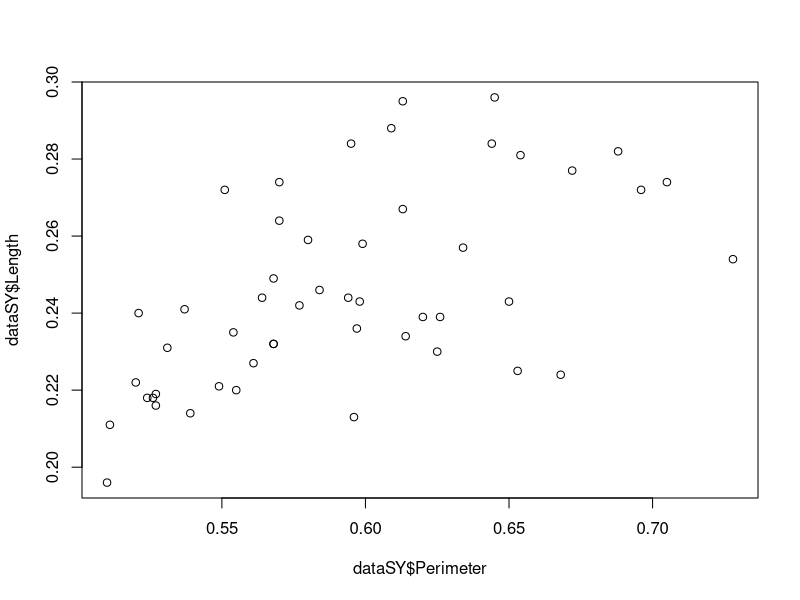
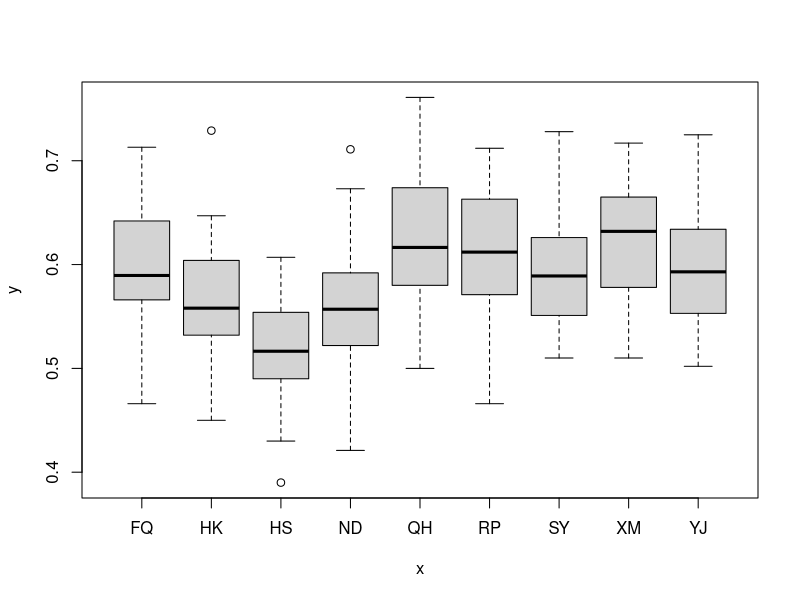
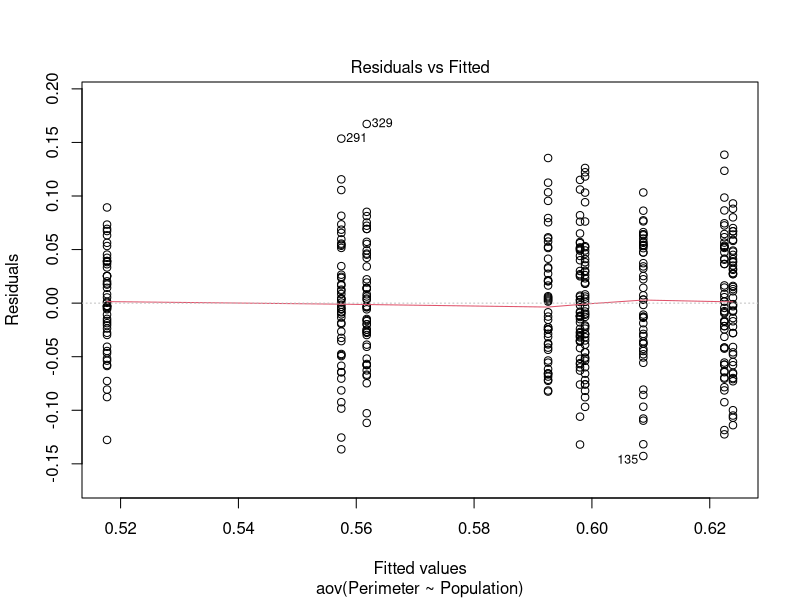
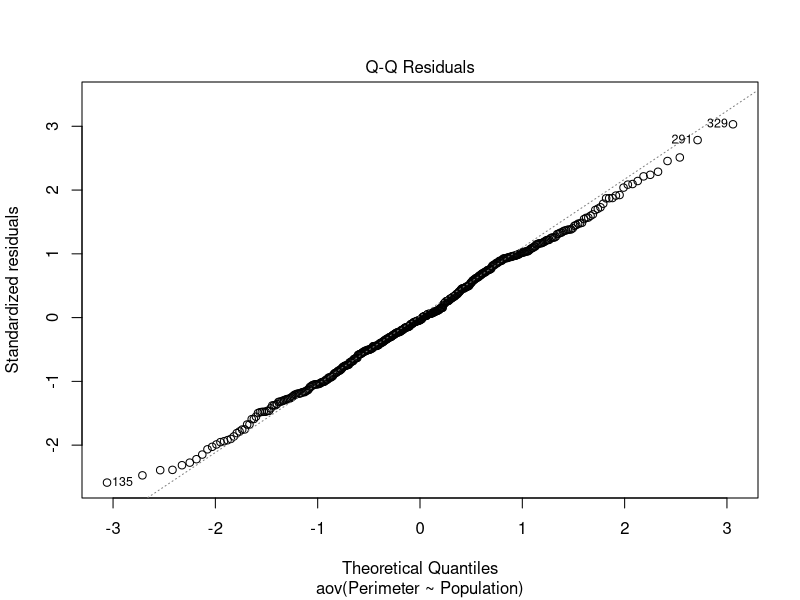
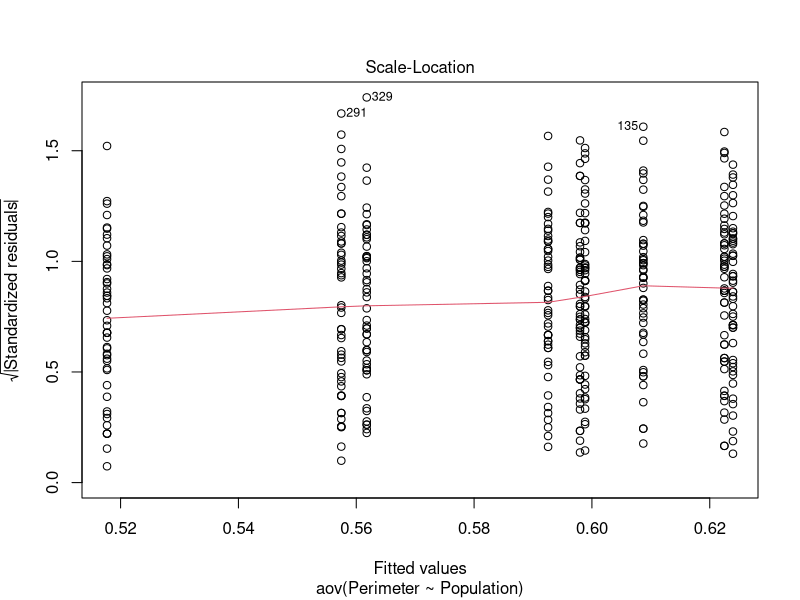
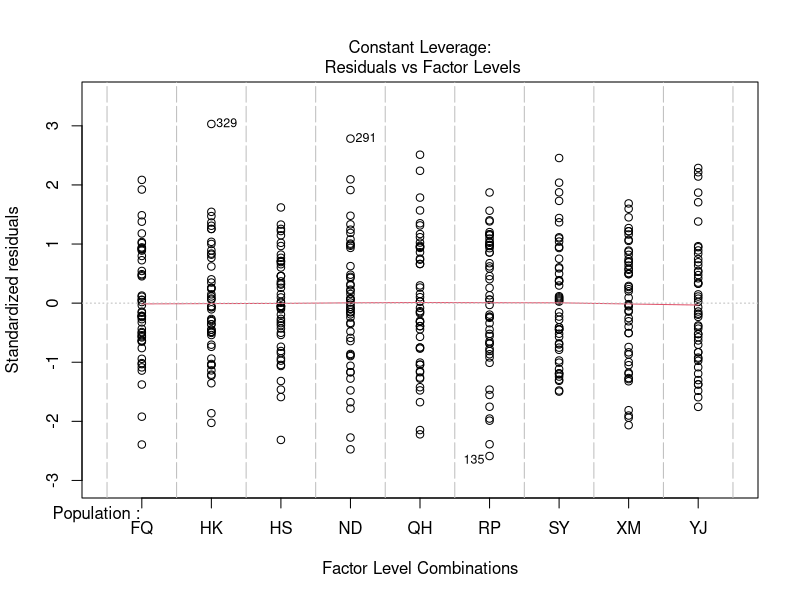

Source code (R) for these figures, in order:

# Installation of packages (if needed) ####

#install.packages("readxl")

# Activation of the packages ####

library("readxl")

# Set working directory ####

## Go to Menu Session / Set Working Directory / To Source File Location

# Load data ####

dataSY <- read_xlsx("data_seed.xlsx",sheet=1) # Sheet 1 is SY population
dataHS <- read_xlsx("data_seed.xlsx",sheet=2) # Sheet 2 is HS population
dataRP <- read_xlsx("data_seed.xlsx",sheet=3) # Sheet 3 is RP population
dataXM <- read_xlsx("data_seed.xlsx",sheet=4) # Sheet 4 is XM population
dataFQ <- read_xlsx("data_seed.xlsx",sheet=5) # Sheet 5 is FQ population
dataND <- read_xlsx("data_seed.xlsx",sheet=6) # Sheet 6 is ND population
dataHK <- read_xlsx("data_seed.xlsx",sheet=7) # Sheet 7 is HK population
dataYJ <- read_xlsx("data_seed.xlsx",sheet=8) # Sheet 8 is YJ population
dataQH <- read_xlsx("data_seed.xlsx",sheet=9) # Sheet 9 is QH population

# change the sheet number to open different populations

# plot

plot(x=dataSY$Perimeter,y=dataSY$Length)

# Correlation Analysis ####

# Correlation Coefficient
cor(dataSY$Perimeter,y=dataSY$Length) 

# Pearson Correlation Analysis

cor.test(dataSY$Perimeter,y=dataSY$Length) # Pearson

# Seed length and perimeter showed a positive correlation
# (Pearson Correlation, r = 0.57, df = 48, p < 0.001) for population SY.

# Anova ####

data <- rbind(dataSY,
              dataHS,
              dataRP,
              dataXM,
              dataFQ,
              dataND,
              dataHK,
              dataYJ,
              dataQH)

# plot
plot(x=factor(data$Population),y=data$Perimeter)

# analysis
result<-aov(data=data, Perimeter ~ Population)

anova(result)
summary(result)
TukeyHSD(result)

# test anova assumptions

plot(result) # hit return 4 times

# normality (gaussian distribution)

shapiro.test(result$residuals) # shaphiro-wilkins test
# if p > 0.05, we can say that the residuals follow a normal distribution

# homocedasticity

library(car) # for this we need to install and activate the package car

leveneTest(result)
# if p > 0.05, we can say that there´s homocedasticity
